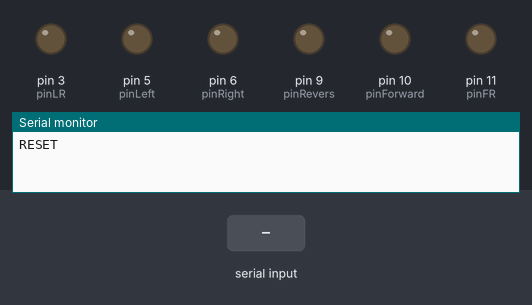
Simulated run of this sketch. Board: Arduino Uno, built with avr-gcc and run on an emulated ATmega328P. Shown: output pins drawn as LEDs (lit = HIGH), the last lines printed to the serial monitor. The inputs (shaded band) are chosen by the test bench.

Above: at 1.2 s.
1.3 s: "90,45\n" received over Serial
At 2.0 s:
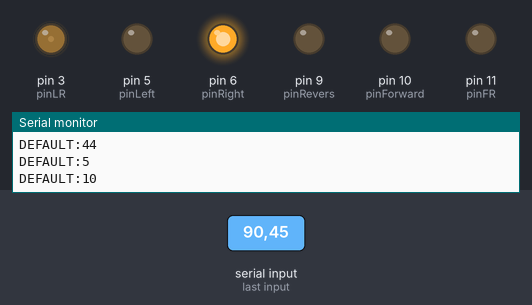
2.8 s: byte 1 (1) received over Serial
At 4.0 s:
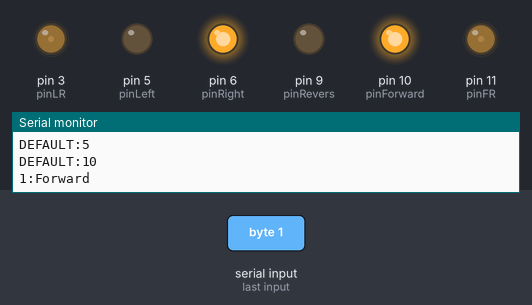
4.3 s: byte 3 (3) received over Serial
At 5.3 s:
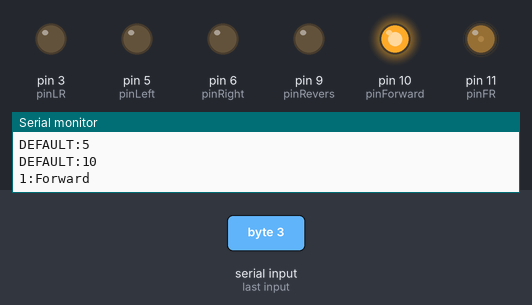
5.8 s: "30,150\n" received over Serial
At 6.6 s:
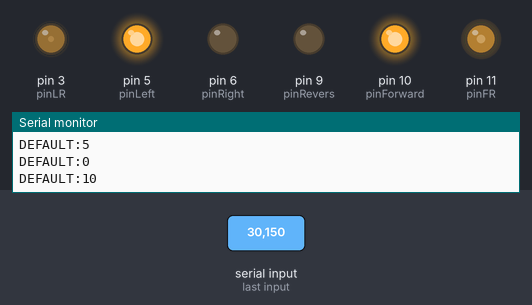
7.3 s: byte 4 (4) received over Serial
At 7.6 s:
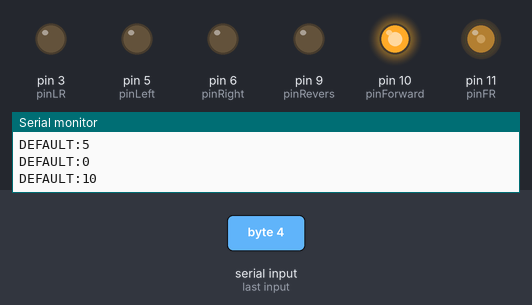
8.8 s: "1\n" received over Serial
At 10.0 s:
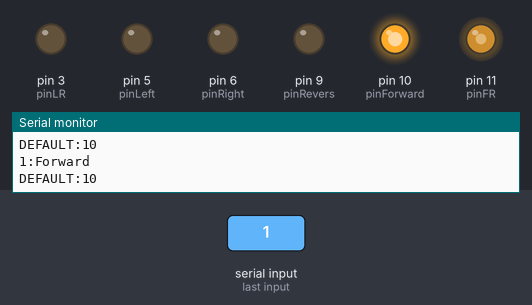
Timing chart, 0 to 11.3 s (numbered marks = the images above; inputs shaded):
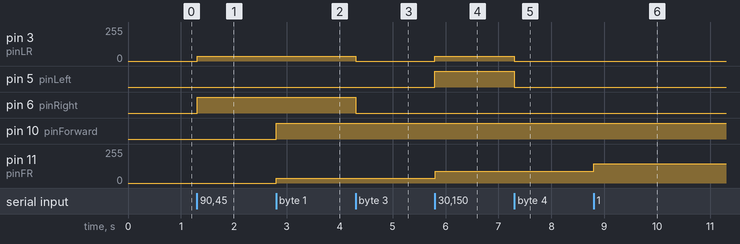

Measured:
- after the input at 1.3 s, pin 3 (pinLR): 0/255 → 35/255 at once; pin 6 (pinRight): LOW → HIGH at once
- after the input at 2.8 s, pin 10 (pinForward): LOW → HIGH at once; pin 11 (pinFR): 0/255 → 35/255 at once
- after the input at 4.3 s, pin 3 (pinLR): 35/255 → 0/255 at once; pin 6 (pinRight): HIGH → LOW at once
- after the input at 5.8 s, pin 3 (pinLR): 0/255 → 35/255 at once; pin 5 (pinLeft): LOW → HIGH at once; pin 11 (pinFR): 35/255 → 90/255 at once
- after the input at 7.3 s, pin 3 (pinLR): 35/255 → 0/255 at once; pin 5 (pinLeft): HIGH → LOW at once
- after the input at 8.8 s, pin 11 (pinFR): 90/255 → 145/255 at once

The sketch:

uav.ino
```cpp
// Version 0.1
//0 = no key pressed;
//1, '1' = UP key pressed;
//2, '2' = DOWN key pressed;
//3, '3' = LEFT key pressed;
//4, '4' = RIGHT key pressed;


int pinForward = 10;
int pinRevers  = 9;
int pinFR      = 11;

int pinRight   = 6;
int pinLeft    = 5;
int pinLR      = 3;


int maxN=5;
int cmd=0;

int maxC=1023;
int minC=748;

int FR=0; // -maxN, -3,-2,-1, 0, 1, 2, 3, maxN
int LR=0;


void setup()
{
  Serial.begin(9600);

  pinMode(pinForward, OUTPUT);
  digitalWrite(pinForward, LOW);

  pinMode(pinRevers, OUTPUT);
  digitalWrite(pinRevers, LOW);

  pinMode(pinFR, OUTPUT);
  analogWrite(pinFR, LOW);


  pinMode(pinRight, OUTPUT);
  digitalWrite(pinRight, LOW);

  pinMode(pinLeft, OUTPUT);
  digitalWrite(pinLeft, LOW);

  pinMode(pinLR, OUTPUT);
  analogWrite(pinLR, LOW);


  Serial.println("RESET");


  FR=0;
  LR=0;


}


void loop()
{

  if (Serial.available() > 0) {
    cmd = Serial.read();

    if (cmd>47){ cmd = cmd-48; }  //1 == '1'

    switch (cmd) {
      case 1:
              if (FR<maxN){ FR=FR+1; }
              SetPinAct(FR, pinForward, pinRevers, pinFR);
              Serial.println("1:Forward");
              break;
      case 2:
              if (FR>-maxN){ FR=FR-1; }
              SetPinAct(FR, pinForward, pinRevers, pinFR);
              Serial.println("2:Revers");
              break;


      case 3:
              if (LR<maxN){ LR=LR+1; }
              SetPinAct(LR, pinLeft, pinRight, pinLR);
              break;
      case 4:
              if (LR>-maxN){ LR=LR-1; }
              SetPinAct(LR, pinLeft, pinRight, pinLR);
              break;

      default:
              Serial.print("DEFAULT:");
              Serial.println(cmd);
    }

  }

}

void SetPinAct(int Flag, int pin1, int pin2, int pin3){

  if (Flag>0) {
     digitalWrite(pin1, HIGH);
     digitalWrite(pin2, LOW);
     analogWrite(pin3, minC+Flag*(maxC-minC)/maxN);


  }
  if (Flag==0) {
     digitalWrite(pin1, LOW);
     digitalWrite(pin2, LOW);
     analogWrite(pin3, 0);

  }
  if (Flag<0) {
     digitalWrite(pin1, LOW);
     digitalWrite(pin2, HIGH);
     analogWrite(pin3, minC-Flag*(maxC-minC)/maxN);

  }

}
```
